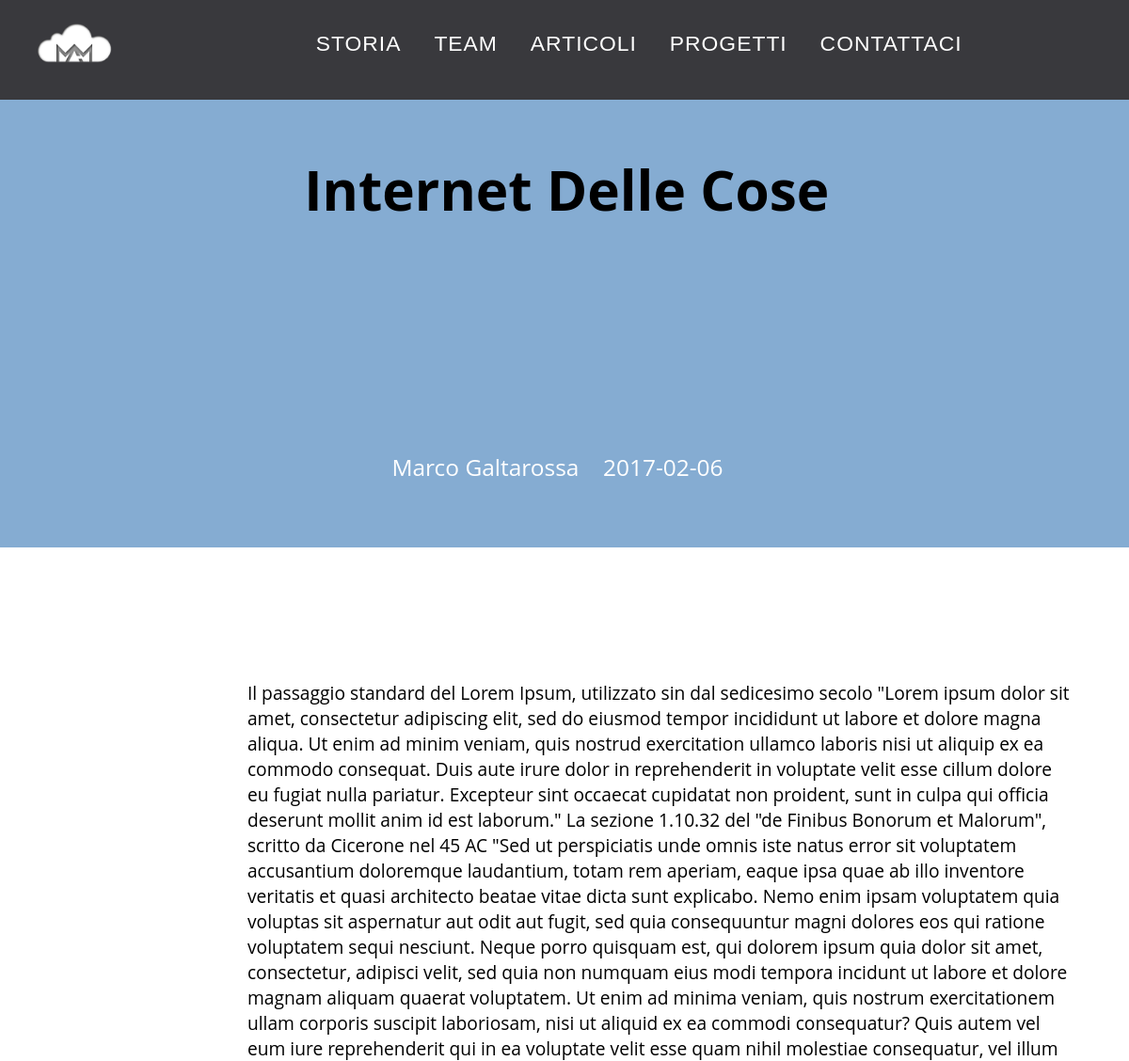
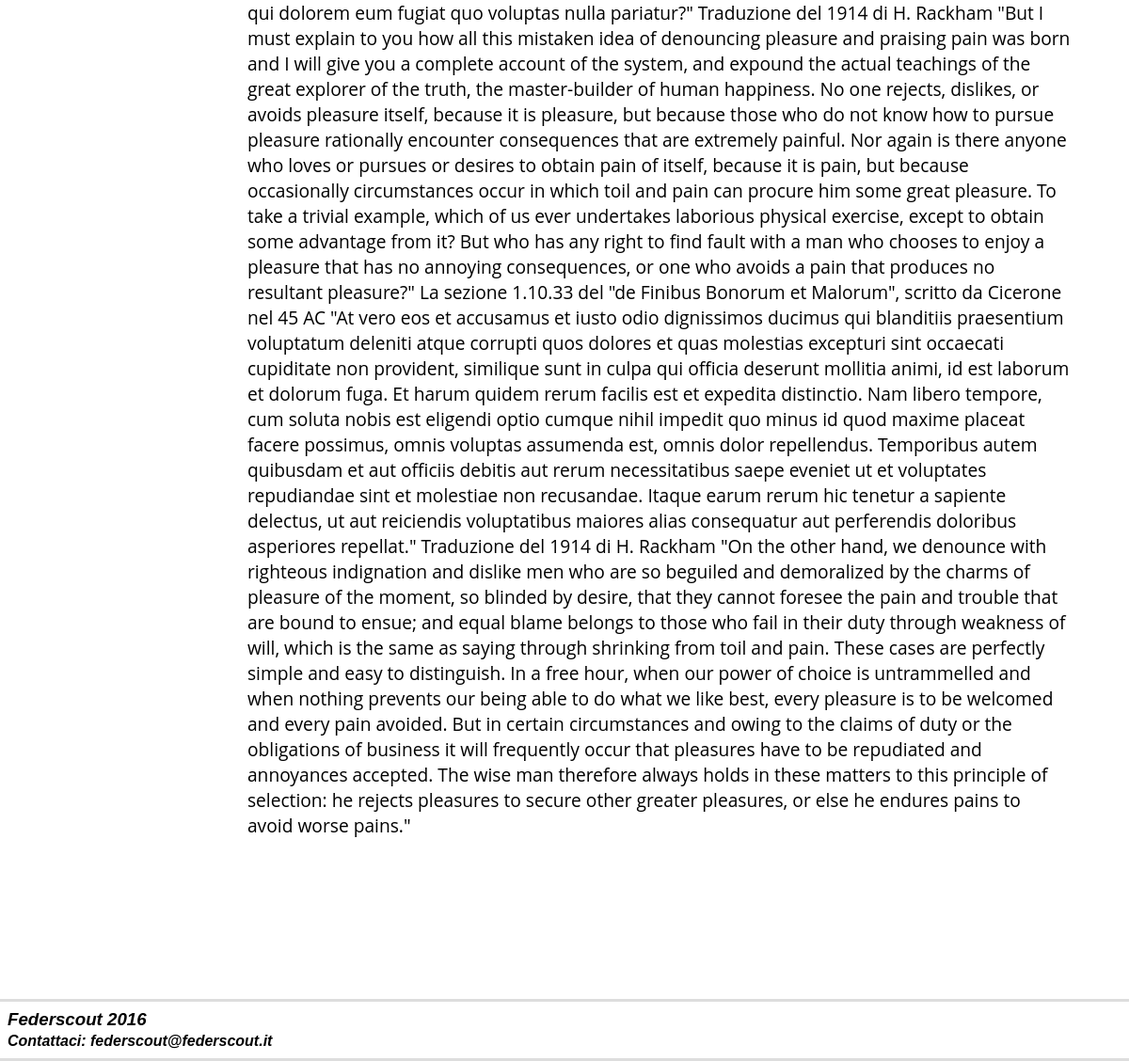
Page /gestionearticoli.php?id=1 on the earlier database version (2 pictures, top to bottom).
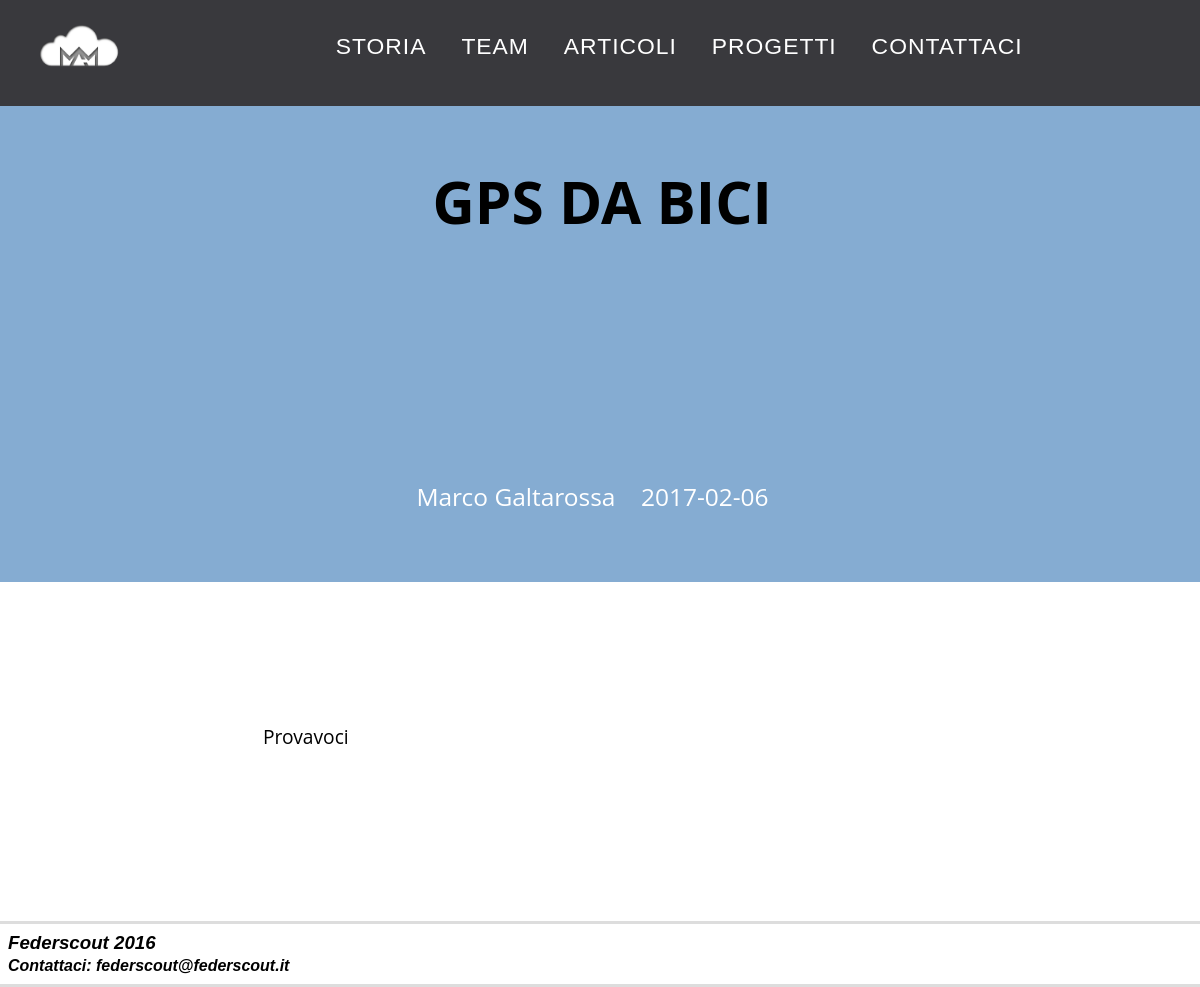
Same page on the later database version.
### tables this page shows
CREATE TABLE `immagini` (
  `id` int(11) NOT NULL,
  `alt` varchar(50) NOT NULL,
  `src` varchar(50) NOT NULL,
  `title` varchar(50) NOT NULL,
  `href` varchar(50) NOT NULL,
  `titolo` varchar(250) DEFAULT NULL,
  `autore` varchar(50) DEFAULT NULL,
  `data` date DEFAULT NULL,
  `testo` text NOT NULL
);

### gestionearticoli.php (the view, shortened to what this page needs)
<div class="boxletturaarticoli">
		<div class="holderletturaarticolo">
			<?php
				$id=$_GET['id'];
		         $query = mysql_query("select * from immagini where id=$id ");
				$ris = mysql_fetch_array($query);
				if($ris['id']= $id){
					echo" <p class=\"the-title\"> $ris[titolo] </p>
						  <div class=\"author\">$ris[autore] &nbsp&nbsp $ris[data]</div>";
				}
			?>
		</div>
</div>
<div class="estest">
	<div class="boxesternoarticolotesto">
		<div class="boxarticolotesto">
			<div class="boxarticolotesto">
				<?php
					$query = mysql_query("select testo from immagini");
					$ris = mysql_fetch_array($query);
					echo" <div class=\"articolotesto\"> $ris[testo] </div>";
				?>
			</div>
		</div>
	</div>
</div>

Differences in the rows shown:
changed immagini "Marco Galtarossa": titolo "Internet Delle Cose" → "GPS DA BICI"
Other differences:
$ris[testo]: "Il passaggio standard del Lorem Ipsum, utilizzato sin dal sedicesimo secolo \"Lorem ipsum dolor sit amet, consectetur adipiscing elit, sed do eiusmod tempor incididunt ut labore et dolore magna aliqua. Ut enim ad minim veniam, quis nostrud exercitation ullamco laboris nisi ut aliquip ex ea commodo consequat. Duis aute irure dolor in reprehenderit in voluptate velit esse cillum dolore eu fugiat nulla pariatur. Excepteur sint occaecat cupidatat non proident, sunt in culpa qui officia deserunt mollit anim id est laborum.\" La sezione 1.10.32 del \"de Finibus Bonorum et Malorum\", scritto da Cicerone nel 45 AC \"Sed ut perspiciatis unde omnis iste natus error sit voluptatem accusantium doloremque…" → "Provavoci"
